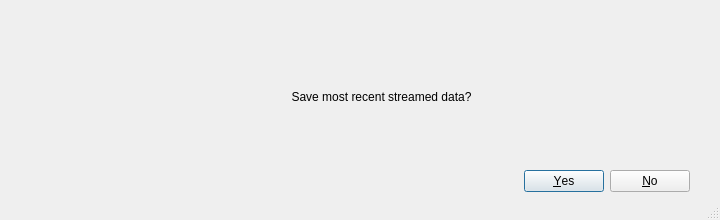
<?xml version="1.0" encoding="UTF-8"?>
<ui version="4.0">
 <class>SaveDialog</class>
 <widget class="QDialog" name="SaveDialog">
  <property name="windowModality">
   <enum>Qt::WindowModality::NonModal</enum>
  </property>
  <property name="geometry">
   <rect>
    <x>0</x>
    <y>0</y>
    <width>720</width>
    <height>220</height>
   </rect>
  </property>
  <property name="sizePolicy">
   <sizepolicy hsizetype="Preferred" vsizetype="Preferred">
    <horstretch>0</horstretch>
    <verstretch>0</verstretch>
   </sizepolicy>
  </property>
  <property name="windowTitle">
   <string>Save Streamed Data</string>
  </property>
  <property name="windowIcon">
   <iconset theme="QIcon::ThemeIcon::DocumentSave"/>
  </property>
  <property name="autoFillBackground">
   <bool>false</bool>
  </property>
  <property name="sizeGripEnabled">
   <bool>true</bool>
  </property>
  <property name="modal">
   <bool>true</bool>
  </property>
  <layout class="QGridLayout" name="saveDialogGridLayout">
   <property name="leftMargin">
    <number>60</number>
   </property>
   <property name="topMargin">
    <number>30</number>
   </property>
   <property name="rightMargin">
    <number>30</number>
   </property>
   <item row="0" column="0">
    <widget class="QLabel" name="saveDialogImage">
     <property name="maximumSize">
      <size>
       <width>100</width>
       <height>100</height>
      </size>
     </property>
     <property name="text">
      <string/>
     </property>
     <property name="pixmap">
      <pixmap>../icons/save-svgrepo.svg</pixmap>
     </property>
     <property name="scaledContents">
      <bool>true</bool>
     </property>
    </widget>
   </item>
   <item row="0" column="1">
    <widget class="QLabel" name="saveDialogTextLabel">
     <property name="sizePolicy">
      <sizepolicy hsizetype="Preferred" vsizetype="Preferred">
       <horstretch>0</horstretch>
       <verstretch>0</verstretch>
      </sizepolicy>
     </property>
     <property name="font">
      <font>
       <pointsize>9</pointsize>
      </font>
     </property>
     <property name="frameShape">
      <enum>QFrame::Shape::NoFrame</enum>
     </property>
     <property name="frameShadow">
      <enum>QFrame::Shadow::Plain</enum>
     </property>
     <property name="text">
      <string>Save most recent streamed data?</string>
     </property>
     <property name="alignment">
      <set>Qt::AlignmentFlag::AlignCenter</set>
     </property>
     <property name="wordWrap">
      <bool>true</bool>
     </property>
     <property name="margin">
      <number>0</number>
     </property>
    </widget>
   </item>
   <item row="1" column="1">
    <widget class="QDialogButtonBox" name="saveDialogButtonBox">
     <property name="cursor">
      <cursorShape>PointingHandCursor</cursorShape>
     </property>
     <property name="orientation">
      <enum>Qt::Orientation::Horizontal</enum>
     </property>
     <property name="standardButtons">
      <set>QDialogButtonBox::StandardButton::No|QDialogButtonBox::StandardButton::Yes</set>
     </property>
    </widget>
   </item>
  </layout>
 </widget>
 <resources>
  <include location="../resourceFile.qrc"/>
 </resources>
 <connections>
  <connection>
   <sender>saveDialogButtonBox</sender>
   <signal>accepted()</signal>
   <receiver>SaveDialog</receiver>
   <slot>accept()</slot>
   <hints>
    <hint type="sourcelabel">
     <x>248</x>
     <y>254</y>
    </hint>
    <hint type="destinationlabel">
     <x>157</x>
     <y>274</y>
    </hint>
   </hints>
  </connection>
  <connection>
   <sender>saveDialogButtonBox</sender>
   <signal>rejected()</signal>
   <receiver>SaveDialog</receiver>
   <slot>reject()</slot>
   <hints>
    <hint type="sourcelabel">
     <x>316</x>
     <y>260</y>
    </hint>
    <hint type="destinationlabel">
     <x>286</x>
     <y>274</y>
    </hint>
   </hints>
  </connection>
 </connections>
</ui>
